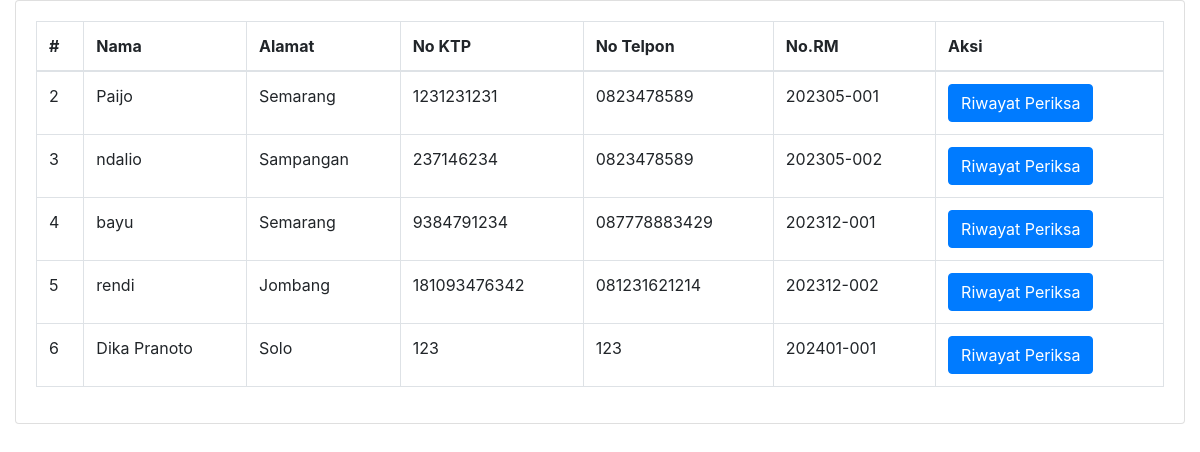
Before: /riwayatperiksaDokter.php with the older database file.
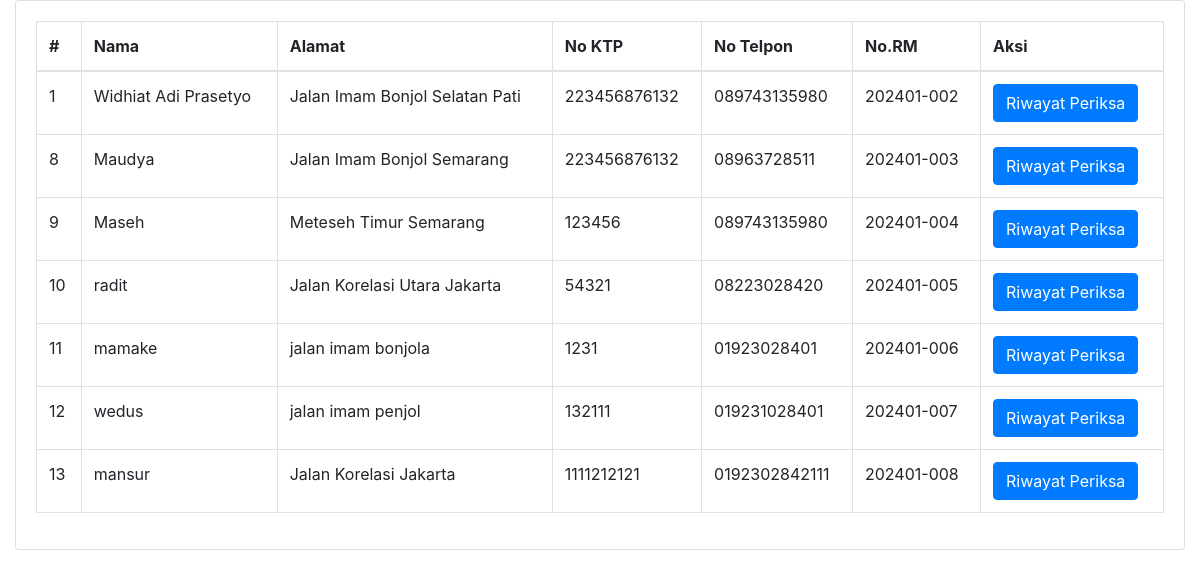
After: the same page with the newer database file.
### tables this page shows
CREATE TABLE `pasien` (
  `id` int(11) NOT NULL,
  `nama` varchar(255) NOT NULL,
  `password` varchar(255) NOT NULL,
  `alamat` varchar(255) NOT NULL,
  `no_ktp` varchar(255) NOT NULL,
  `no_hp` varchar(50) NOT NULL,
  `no_rm` varchar(25) NOT NULL
);

### riwayatperiksaDokter.php (the view, shortened to what this page needs)
<!DOCTYPE html>
<html lang="en">
<head>
  <link rel="stylesheet" href="https://stackpath.bootstrapcdn.com/bootstrap/4.6.0/css/bootstrap.min.css">
</head>
<body class="hold-transition sidebar-mini">
  <div class="wrapper">
    <section class="content">
      <div class="container-fluid">
        <div class="row">
          <div class="col-12">
            <div class="card">
              <div class="card-body">
                <table id="example2" class="table table-bordered table-hover">
                  <thead>
                    <tr>
                      <th>#</th>
                      <th>Nama</th>
                      <th>Alamat</th>
                      <th>No KTP</th>
                      <th>No Telpon</th>
                      <th>No.RM</th>
                      <th>Aksi</th>
                    </tr>
                  </thead>
                  <tbody>
                    <?php
                      include './koneksi.php';
                      $query = "SELECT * FROM pasien";
                      $results = $mysqli->query($query);
                      while ($pasienRow = $results->fetch_assoc()) {
                    ?>
                      <tr>
                        <td><?= $pasienRow['id'] ?></td>
                        <td><?= $pasienRow['nama'] ?></td>
                        <td><?= $pasienRow['alamat'] ?></td>
                        <td><?= $pasienRow['no_ktp'] ?></td>
                        <td><?= $pasienRow['no_hp'] ?></td>
                        <td><?= $pasienRow['no_rm'] ?></td>
                        <td>
                          <button data-toggle="modal" data-target="#detailModal<?= $pasienRow['id'] ?>" class="btn btn-primary">
                            Riwayat Periksa
                          </button>
                        </td>
                      </tr>
                    <?php
                      }
                    ?>
                  </tbody>
                </table>
              </div>
            </div>
          </div>
        </div>
      </div>
    </section>
  </div>
</body>
</html>

Changed rows visible on the page:
removed pasien: id "2", nama "Paijo", alamat "Semarang", no_ktp "1231231231", no_hp "0823478589", no_rm "202305-001"
removed pasien: id "3", nama "ndalio", alamat "Sampangan", no_ktp "237146234", no_hp "0823478589", no_rm "202305-002"
removed pasien: id "4", nama "bayu", alamat "Semarang", no_ktp "9384791234", no_hp "087778883429", no_rm "202312-001"
removed pasien: id "5", nama "rendi", alamat "Jombang", no_ktp "181093476342", no_hp "081231621214", no_rm "202312-002"
removed pasien: id "6", nama "Dika Pranoto", alamat "Solo", no_ktp "123", no_hp "123", no_rm "202401-001"
added pasien: id "1", nama "Widhiat Adi Prasetyo", alamat "Jalan Imam Bonjol Selatan Pati", no_ktp "223456876132", no_hp "089743135980", no_rm "202401-002"
added pasien: id "8", nama "Maudya", alamat "Jalan Imam Bonjol Semarang", no_ktp "223456876132", no_hp "08963728511", no_rm "202401-003"
added pasien: id "9", nama "Maseh", alamat "Meteseh Timur Semarang", no_ktp "123456", no_hp "089743135980", no_rm "202401-004"
added pasien: id "10", nama "radit", alamat "Jalan Korelasi Utara Jakarta", no_ktp "54321", no_hp "08223028420", no_rm "202401-005"
added pasien: id "11", nama "mamake", alamat "jalan imam bonjola", no_ktp "1231", no_hp "01923028401", no_rm "202401-006"
added pasien: id "12", nama "wedus", alamat "jalan imam penjol", no_ktp "132111", no_hp "019231028401", no_rm "202401-007"
added pasien: id "13", nama "mansur", alamat "Jalan Korelasi Jakarta", no_ktp "1111212121", no_hp "0192302842111", no_rm "202401-008"
